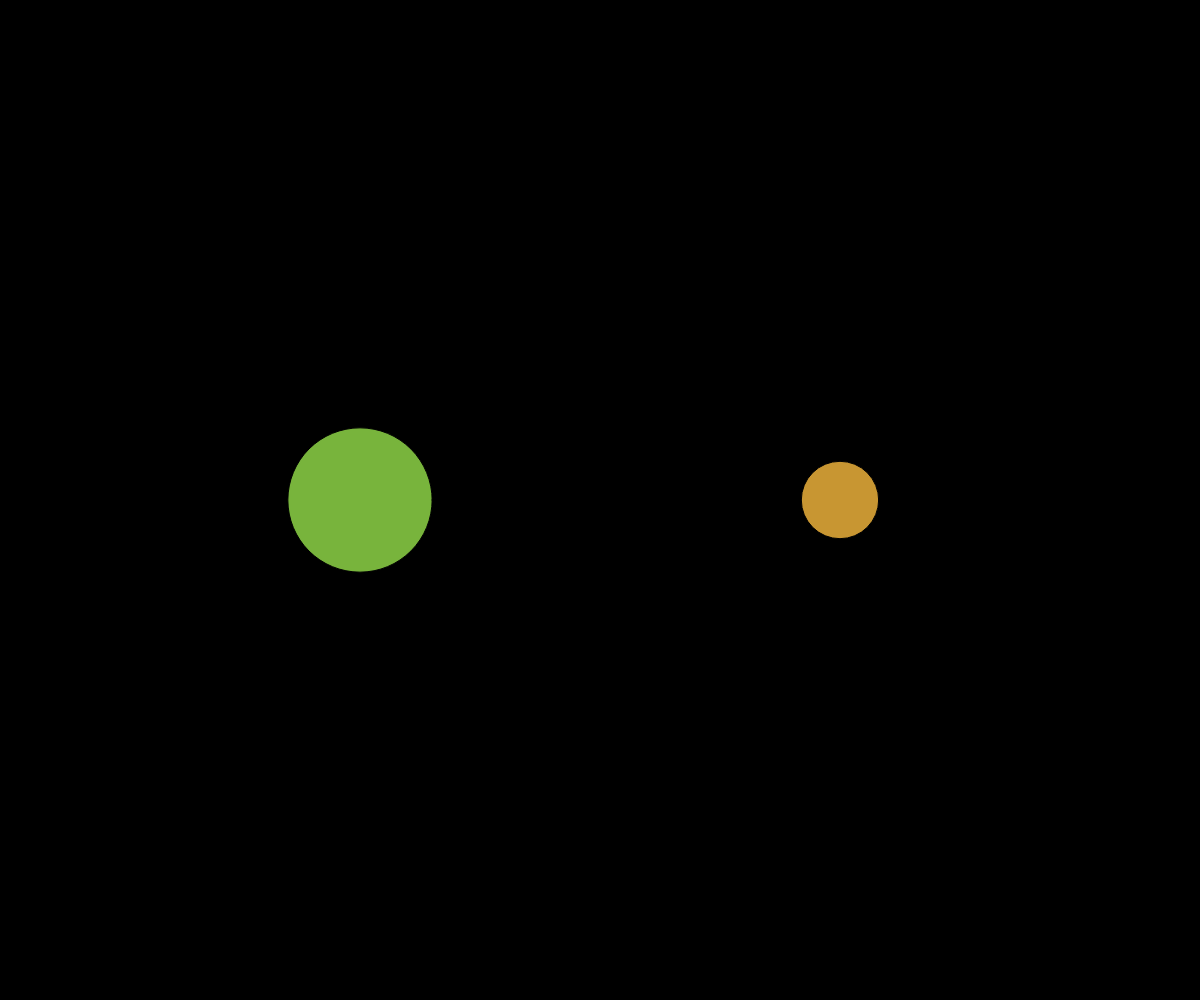
Frame 1 (no input)
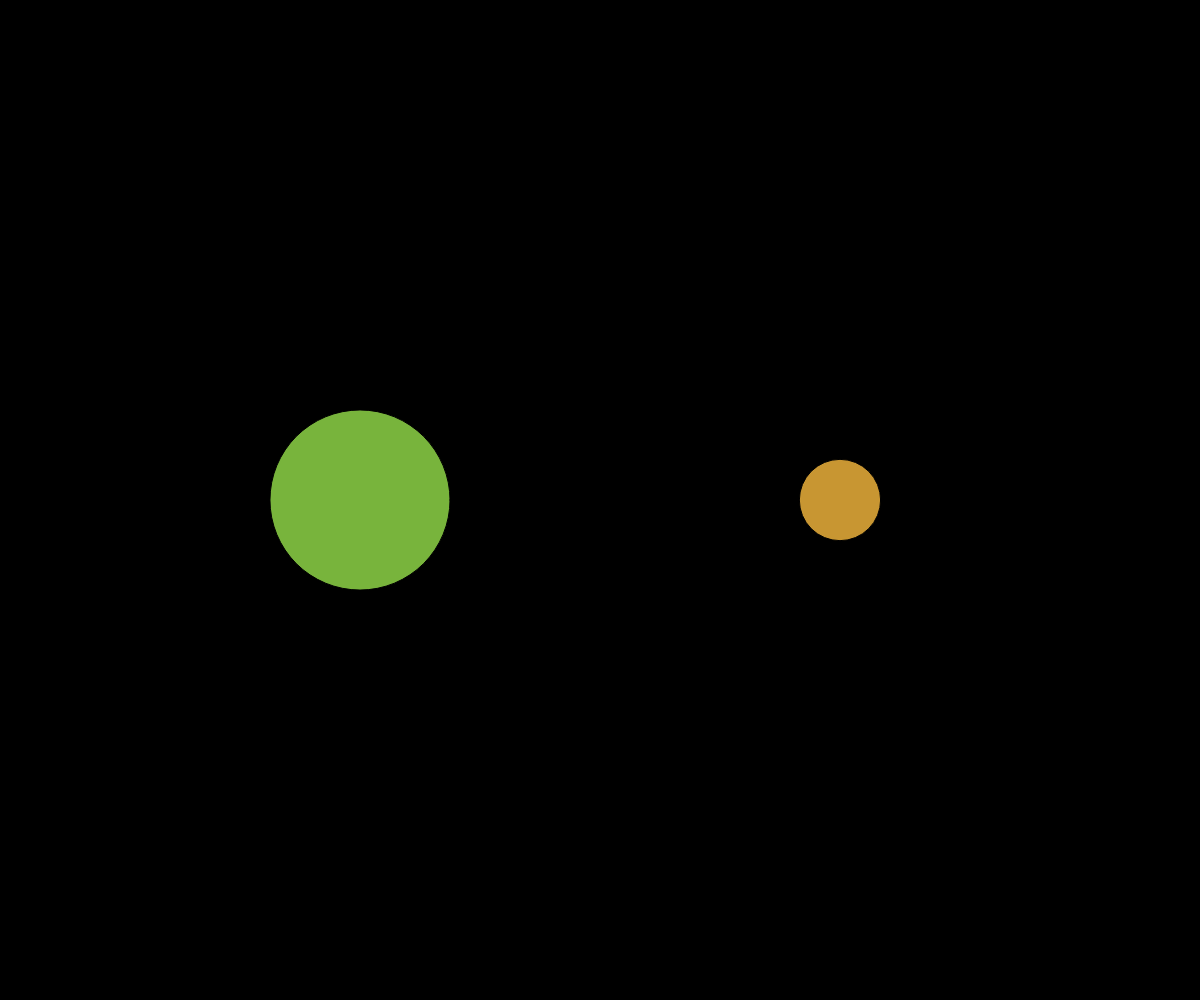
Frame 60 (no input)
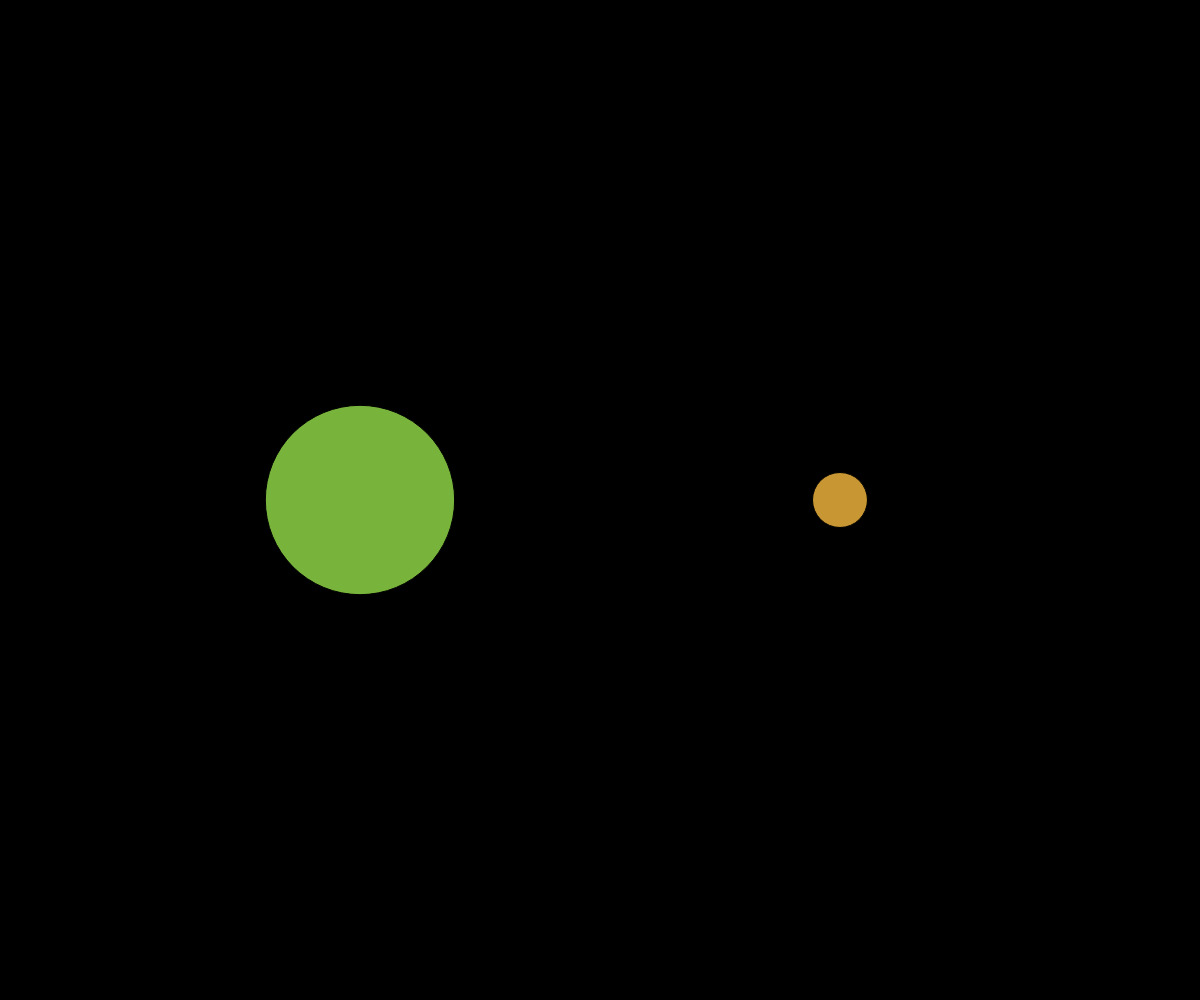
Frame 120 (the mouse pressed at the canvas centre since frame 60)

The p5.js sketch that drew these frames (run headless with seeded random() and noise() and a simulated clock; from frame 60 on, the mouse is pressed at the canvas centre):

// p5.js sketch
// ── sketch.js
// Project Title
// Your Name
// Date
//
// Extra for Experts:
// - describe what you did to take this project "above and beyond"


let d1, d2;
let min = 5; let max = 200;
let x1, x2, y1, y2;

let noisetime = 5, noisespeed = 0.01;
//speed controls how connected noise values are

function setup() {
  createCanvas(windowWidth, windowHeight);
  x1 = width * 0.3; y1 = height/2; 
  x2 = width * 0.7; y2 = height/2;
  
}

function draw() {
  background(0);
  //randomSeed(764);
  //stars();
  randomcircles();
  noisecircle();
}


function stars(){
  fill(255);
  for(let i = 0; i < 100; i ++){
    let x = random(0,width);
    let y = random(onabort,height);
    circle(x,y,3);
  }
}

function randomcircles(){
  fill(120,180,60);
  d1 = random(min, max);
  d2 = random(min, max);
  circle(x1, y1, d1);
}

function noisecircle(){
fill(200,150,50);
d2 = noise(noisetime);
d2 = map(d2, 0 , 1, min, max);
circle(x2, y2, d2);
noisetime += noisespeed;
}
